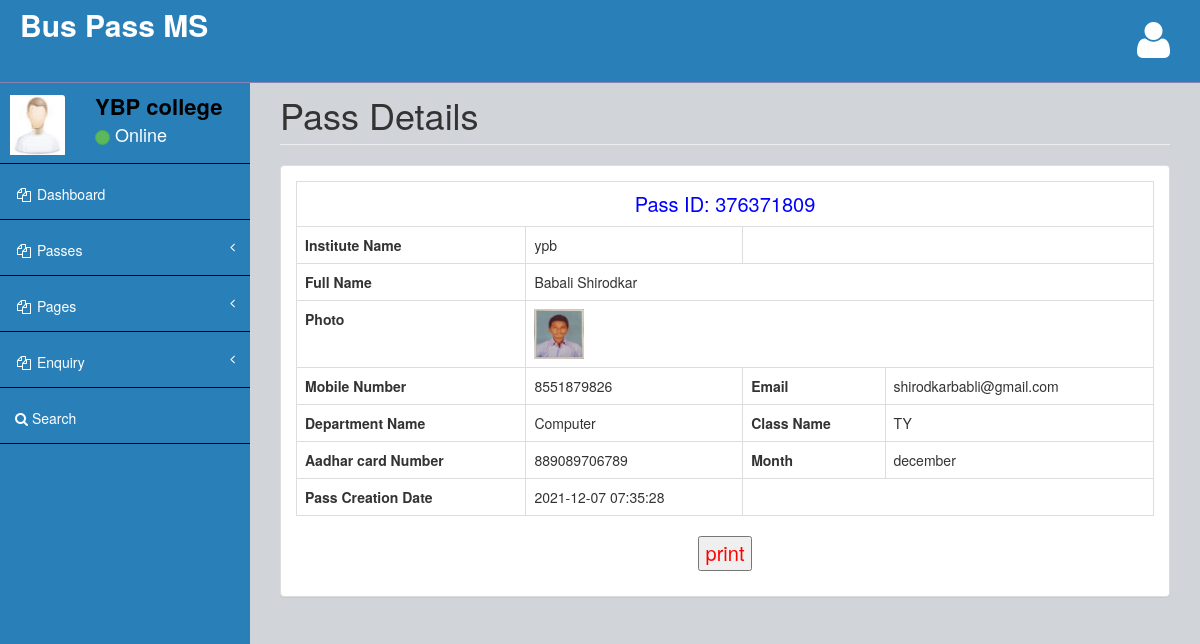
/admin/view-pass-detail.php?viewid=1 (signed in), run on the app's committed database.
### tables this page shows
CREATE TABLE IF NOT EXISTS `tblpass` (
  `ID` int NOT NULL AUTO_INCREMENT,
  `PassNumber` varchar(200) DEFAULT NULL,
  `FullName` varchar(200) DEFAULT NULL,
  `ProfileImage` varchar(200) DEFAULT NULL,
  `ContactNumber` bigint DEFAULT NULL,
  `Email` varchar(200) DEFAULT NULL,
  `DepartmentName` varchar(200) DEFAULT NULL,
  `ClassName` varchar(200) DEFAULT NULL,
  `Address` varchar(100) DEFAULT NULL,
  `InstituteName` varchar(200) DEFAULT NULL,
  `AdharCard` varchar(200) DEFAULT NULL,
  `Month` varchar(200) DEFAULT NULL,
  `PasscreationDate` timestamp NULL DEFAULT CURRENT_TIMESTAMP,
  PRIMARY KEY (`ID`)
);

### admin/view-pass-detail.php (the view, shortened to what this page needs)
<?php
include('includes/dbconnection.php');
if (strlen($_SESSION['bpmsaid']==0)) {
  header('location:logout.php');
  } else{
?>
<!DOCTYPE html>
<html>
<head>
    <link href="assets/plugins/bootstrap/bootstrap.css" rel="stylesheet" />
    <link href="assets/font-awesome/css/font-awesome.css" rel="stylesheet" />
    <link href="assets/plugins/pace/pace-theme-big-counter.css" rel="stylesheet" />
   <link href="assets/css/style.css" rel="stylesheet" />
      <link href="assets/css/main-style.css" rel="stylesheet" />
</head>
<body>
    <div id="wrapper">
      <?php include_once('includes/header.php');?>
        <?php include_once('includes/sidebar.php');?>
          <div id="page-wrapper">
            <div class="row">
                <div class="col-lg-12">
                    <h1 class="page-header">Pass Details</h1>
                </div>
            </div>
            <div class="row">
                <div class="col-lg-12">
                    <div class="panel panel-default">
                        <div class="panel-body">
                            <div class="row" id="divToPrint">
                                <div class="col-lg-12">
                                   <?php
$vid=$_GET['viewid'];
$sql="SELECT * from  tblpass where ID=$vid";
$query = $dbh -> prepare($sql);
$query->execute();
$results=$query->fetchAll(PDO::FETCH_OBJ);
$cnt=1;
if($query->rowCount() > 0)
{
foreach($results as $row)
{               ?>
                                    <table border="1" class="table table-bordered" >
                                    <tr align="center">
<td colspan="6" style="font-size:20px;color:blue">
 Pass ID: <?php  echo ($row->PassNumber);?></td></tr>
   <tr>
    <th scope>Institute Name</th>
    <td><?php  echo ($row->InstituteName);?></td>
   </tr>
<tr>
    <th scope>Full Name</th>
    <td colspan="3"><?php  echo ($row->FullName);?></td>
  </tr>
  <tr>
    <th scope>Photo</th>
    <td colspan="3"><img src="images/<?php  echo ($row->ProfileImage);?>" width="50" height="50"></td>
  </tr>
  <tr>
    <th scope>Mobile Number</th>
    <td><?php  echo ($row->ContactNumber);?></td>
    <th scope>Email</th>
    <td><?php  echo ($row->Email);?></td>
  </tr>
<tr>
    <th scope>Department Name</th>
    <td><?php  echo ($row->DepartmentName);?></td>
    <th scope>Class Name </th>
    <td><?php  echo ($row->ClassName);?></td>
  </tr>
<tr>
    <th scope>Aadhar card Number</th>
    <td><?php  echo ($row->AdharCard);?></td>
    <th scope>Month</th>
    <td><?php  echo ($row->Month);?></td>
  </tr>
  <tr>
    <th scope>Pass Creation Date</th>
    <td><?php  echo ($row->PasscreationDate);?></td>
  </tr>
   <?php $cnt=$cnt+1;}} ?>
   </table>
   <p style="text-align: center;font-size: 20px;color: red">
  <input type="button" value="print" onclick="PrintDiv();" /></p>
                                </div>
                            </div>
                        </div>
                    </div>
                </div>
            </div>
        </div>
    </div>
</body>
</html>
<?php }  ?>

### admin/includes/header.php (shortened to what this page needs)
<nav class="navbar navbar-default navbar-fixed-top" role="navigation" id="navbar">
            <div class="navbar-header">
                <a class="navbar-brand" href="dashboard.php">
                    <strong style="color: white;font-size: 30px">Bus Pass MS</strong>
                </a>
            </div>
            <ul class="nav navbar-top-links navbar-right">
                <li class="dropdown">
                    <a class="dropdown-toggle" data-toggle="dropdown" href="#">
                        <i class="fa fa-user fa-3x"></i>
                    </a>
                </li>
            </ul>
        </nav>

### admin/includes/sidebar.php (shortened to what this page needs)
<?php
include('includes/dbconnection.php');
?>
        <nav class="navbar-default navbar-static-side" role="navigation">
            <div class="sidebar-collapse">
                <ul class="nav" id="side-menu">
                    <li>
                        <div class="user-section">
                            <div class="user-section-inner">
                                <img src="assets/img/user.jpg" alt="">
                            </div>
                            <div class="user-info">
                                <?php
$aid=$_SESSION['bpmsaid'];
$sql="SELECT AdminName from  tbladmin where ID=:aid";
$query = $dbh -> prepare($sql);
$query->bindParam(':aid',$aid,PDO::PARAM_STR);
$query->execute();
$results=$query->fetchAll(PDO::FETCH_OBJ);
$cnt=1;
if($query->rowCount() > 0)
{
foreach($results as $row)
{               ?>
                                <div><strong><?php  echo $row->AdminName;?></strong></div>
                                <div class="user-text-online">
                                    <span class="user-circle-online btn btn-success btn-circle "></span>&nbsp;Online
                                </div>
                            </div>
                            <?php $cnt=$cnt+1;}} ?>
                        </div>
                        <li>
                          <a href="../admin/dashboard.php"><i class="fa fa-files-o fa-fw"></i> Dashboard<span</span></a>
                        </li>
                        <li>
                        <a href="#"><i class="fa fa-files-o fa-fw"></i> Passes<span class="fa arrow"></span></a>
                    </li>
                    <li>
                        <a href="#"><i class="fa fa-files-o fa-fw"></i> Pages<span class="fa arrow"></span></a>
                    </li>
                    <li>
                        <a href="#"><i class="fa fa-files-o fa-fw"></i> Enquiry<span class="fa arrow"></span></a>
                    </li>
                    <li>
                        <a href="search-pass.php"><i class="fa fa-search"></i>  Search</a>
                        </li>
                </ul>
            </div>
        </nav>

### admin/assets/css/style.css (style rules this page uses)
body { background-color: #f8f8f8; }
#wrapper { width: 100%; margin-top: 55px!important; background-color:#2980B9; }
#page-wrapper { padding: 0 15px; min-height: 568px; background-color:rgb(209, 212, 216); }
.navbar-static-side ul li { border-bottom:1px solid black !important; }
.navbar-top-links li { display: inline-block; }
.navbar-top-links li:last-child { margin-right: 15px; }
.navbar-top-links li a { padding: 20px; min-height: 50px; }
.arrow { float: right; }
.fa.arrow:before { content: "\f104"; }
@media (min-width:768px) { .navbar-static-side { z-index: 1; position: absolute; width: 250px; } }
.btn-circle { width: 30px; height: 30px; padding: 6px 0; border-radius: 15px; text-align: center; font-size: 12px; line-height: 1.428571429; }

### admin/assets/css/main-style.css (style rules this page uses)
.user-section { margin-top:20px; font-size:22px; background-color:#2980B9; }
.user-section-inner { height: 65px; width: 65px; -moz-border-radius: 3px; -webkit-border-radius: 3px; border-radius: 3px; overflow: hidden; display: inline-block; float: left; margin-right: 15px; margin-top: 20px; }
.user-section-inner img { margin-left:10px; width:55px; height:60px; }
.user-info { display: block; color:#000!important; display: inline-block; padding: 15px; margin-bottom: 0px }
.user-text-online { font-size:18px; color:#fff }
.user-circle-online { width: 15px!important; height: 15px!important; }
.navbar-top-links > li > a { color: #FFFFFF; }
.nav > li > a { padding: 20px 15px; }
#side-menu { background-color:#2980B9; }
#side-menu a { color:white; background-color:#2980B9; border-bottom: 1px solid #2980B9 !important; height: 55px; }
#navbar { background-color:#2980B9; }
.navbar-brand { padding-left:20px; }
.navbar-default { border-color: #8b83b8; }
@media (min-width:768px) { #page-wrapper { position: inherit; margin: 0 0 0 250px; padding: 0 30px; min-height: 1000px; } }

### data on the page
tblpass: PassNumber "376371809", InstituteName "ypb", FullName "Babali Shirodkar", ProfileImage (picture), ContactNumber "8551879826", Email "shirodkarbabli@gmail.com", DepartmentName "Computer", ClassName "TY", AdharCard "889089706789", Month "december", PasscreationDate "2021-12-07 07:35:28"

### other printed values
$row->AdminName "YBP college"
